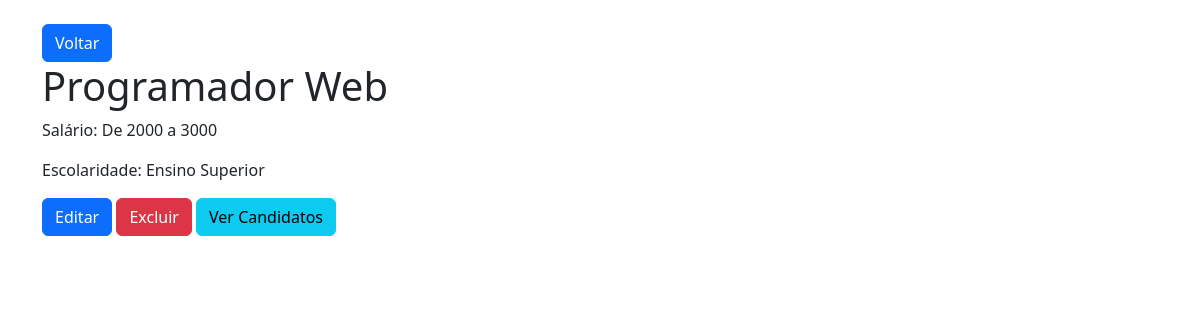
Screenshot of /empresas/vagas/21/ (signed in) with the database file from the repository.
### empresas/models.py (models this page shows, shortened)
class Vagas(models.Model):
    empresa = models.CharField(max_length=100)
    titulo = models.CharField(max_length=150)
    salario = models.CharField(max_length=50)
    escolaridade = models.CharField(max_length=50)

### empresas/views.py (the view)
# urls.py: path("vagas/<int:vaga_id>/", views.detalhes_vaga, name="detalhes_vaga"),
@login_required(login_url="/empresas/login")
@has_role_decorator("empresa")
def detalhes_vaga(request, vaga_id):
    vaga = get_object_or_404(Vagas, pk=vaga_id)
    return render(request, "empresas/detalhes_vaga.html", {"vaga": vaga})

### empresas/templates/empresas/detalhes_vaga.html (shortened to what this page needs)
{% extends 'base.html' %}
{% block content %}
    <div class="container mt-4">
        <a href="{% url 'vagas' %}" class="btn btn-primary">Voltar</a>
        <h1>{{ vaga.titulo }}</h1>
        <p>Salário: {{ vaga.salario }}</p>
        <p>Escolaridade: {{ vaga.escolaridade }}</p>
        <a href="{% url 'editar_vaga' vaga.id %}" class="btn btn-primary">Editar</a>
        <a href="{% url 'deletar_vaga' vaga.id %}" class="btn btn-danger">Excluir</a>
        <a href="{% url 'candidatos_vaga' vaga.id %}" class="btn btn-info">Ver Candidatos</a>
    </div>
{% endblock content %}

### rows the page displays
Vagas: titulo "Programador Web", salario "De 2000 a 3000", escolaridade "Ensino Superior"
